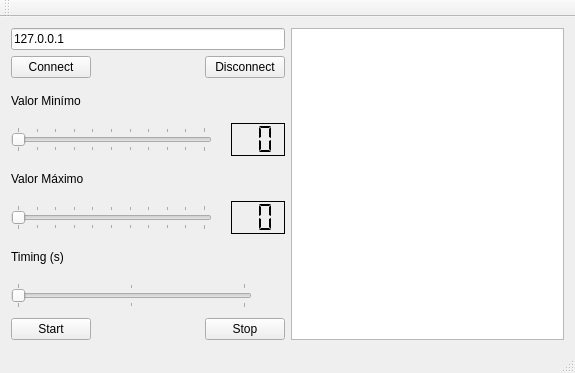
<?xml version="1.0" encoding="UTF-8"?>
<ui version="4.0">
 <class>MainWindow</class>
 <widget class="QMainWindow" name="MainWindow">
  <property name="geometry">
   <rect>
    <x>0</x>
    <y>0</y>
    <width>575</width>
    <height>373</height>
   </rect>
  </property>
  <property name="windowTitle">
   <string>MainWindow</string>
  </property>
  <widget class="QWidget" name="centralWidget">
   <layout class="QGridLayout" name="gridLayout">
    <item row="0" column="0">
     <widget class="QLineEdit" name="lineEditIp">
      <property name="text">
       <string>127.0.0.1</string>
      </property>
     </widget>
    </item>
    <item row="0" column="1" rowspan="9">
     <widget class="QTextBrowser" name="textBrowser"/>
    </item>
    <item row="1" column="0">
     <layout class="QHBoxLayout" name="horizontalLayout">
      <item>
       <widget class="QPushButton" name="pushButtonConnect">
        <property name="text">
         <string>Connect</string>
        </property>
       </widget>
      </item>
      <item>
       <spacer name="horizontalSpacer">
        <property name="orientation">
         <enum>Qt::Horizontal</enum>
        </property>
        <property name="sizeHint" stdset="0">
         <size>
          <width>18</width>
          <height>20</height>
         </size>
        </property>
       </spacer>
      </item>
      <item>
       <widget class="QPushButton" name="pushButtonDisconnect">
        <property name="text">
         <string>Disconnect</string>
        </property>
       </widget>
      </item>
     </layout>
    </item>
    <item row="2" column="0">
     <widget class="QLabel" name="label">
      <property name="text">
       <string>Valor Minímo</string>
      </property>
     </widget>
    </item>
    <item row="3" column="0">
     <layout class="QHBoxLayout" name="horizontalLayout_4" stretch="75,5,20">
      <item>
       <widget class="QSlider" name="horizontalSliderMin">
        <property name="maximum">
         <number>10</number>
        </property>
        <property name="orientation">
         <enum>Qt::Horizontal</enum>
        </property>
        <property name="tickPosition">
         <enum>QSlider::TicksBothSides</enum>
        </property>
       </widget>
      </item>
      <item>
       <spacer name="horizontalSpacer_2">
        <property name="orientation">
         <enum>Qt::Horizontal</enum>
        </property>
        <property name="sizeHint" stdset="0">
         <size>
          <width>13</width>
          <height>20</height>
         </size>
        </property>
       </spacer>
      </item>
      <item>
       <widget class="QLCDNumber" name="lcdNumberMin">
        <property name="frameShadow">
         <enum>QFrame::Plain</enum>
        </property>
        <property name="lineWidth">
         <number>1</number>
        </property>
        <property name="smallDecimalPoint">
         <bool>false</bool>
        </property>
        <property name="digitCount">
         <number>2</number>
        </property>
        <property name="segmentStyle">
         <enum>QLCDNumber::Flat</enum>
        </property>
       </widget>
      </item>
     </layout>
    </item>
    <item row="4" column="0">
     <widget class="QLabel" name="label_2">
      <property name="text">
       <string>Valor Máximo</string>
      </property>
     </widget>
    </item>
    <item row="5" column="0">
     <layout class="QHBoxLayout" name="horizontalLayout_3" stretch="75,5,20">
      <item>
       <widget class="QSlider" name="horizontalSliderMax">
        <property name="maximum">
         <number>10</number>
        </property>
        <property name="orientation">
         <enum>Qt::Horizontal</enum>
        </property>
        <property name="tickPosition">
         <enum>QSlider::TicksBothSides</enum>
        </property>
        <property name="tickInterval">
         <number>1</number>
        </property>
       </widget>
      </item>
      <item>
       <spacer name="horizontalSpacer_3">
        <property name="orientation">
         <enum>Qt::Horizontal</enum>
        </property>
        <property name="sizeHint" stdset="0">
         <size>
          <width>13</width>
          <height>20</height>
         </size>
        </property>
       </spacer>
      </item>
      <item>
       <widget class="QLCDNumber" name="lcdNumberMax">
        <property name="frameShadow">
         <enum>QFrame::Plain</enum>
        </property>
        <property name="digitCount">
         <number>2</number>
        </property>
        <property name="segmentStyle">
         <enum>QLCDNumber::Flat</enum>
        </property>
       </widget>
      </item>
     </layout>
    </item>
    <item row="6" column="0">
     <widget class="QLabel" name="label_3">
      <property name="text">
       <string>Timing (s)</string>
      </property>
     </widget>
    </item>
    <item row="7" column="0">
     <layout class="QHBoxLayout" name="horizontalLayout_5" stretch="90,10">
      <item>
       <widget class="QSlider" name="horizontalSliderTiming">
        <property name="minimum">
         <number>1</number>
        </property>
        <property name="maximum">
         <number>3</number>
        </property>
        <property name="orientation">
         <enum>Qt::Horizontal</enum>
        </property>
        <property name="tickPosition">
         <enum>QSlider::TicksBothSides</enum>
        </property>
        <property name="tickInterval">
         <number>1</number>
        </property>
       </widget>
      </item>
      <item>
       <widget class="QLabel" name="labelTiming">
        <property name="text">
         <string/>
        </property>
       </widget>
      </item>
     </layout>
    </item>
    <item row="8" column="0">
     <layout class="QHBoxLayout" name="horizontalLayout_2">
      <item>
       <widget class="QPushButton" name="pushButtonConnectStart">
        <property name="text">
         <string>Start</string>
        </property>
       </widget>
      </item>
      <item>
       <spacer name="horizontalSpacer_4">
        <property name="orientation">
         <enum>Qt::Horizontal</enum>
        </property>
        <property name="sizeHint" stdset="0">
         <size>
          <width>18</width>
          <height>20</height>
         </size>
        </property>
       </spacer>
      </item>
      <item>
       <widget class="QPushButton" name="pushButtonConnectStop">
        <property name="text">
         <string>Stop</string>
        </property>
       </widget>
      </item>
     </layout>
    </item>
   </layout>
  </widget>
  <widget class="QMenuBar" name="menuBar">
   <property name="geometry">
    <rect>
     <x>0</x>
     <y>0</y>
     <width>575</width>
     <height>21</height>
    </rect>
   </property>
  </widget>
  <widget class="QToolBar" name="mainToolBar">
   <attribute name="toolBarArea">
    <enum>TopToolBarArea</enum>
   </attribute>
   <attribute name="toolBarBreak">
    <bool>false</bool>
   </attribute>
  </widget>
  <widget class="QStatusBar" name="statusBar"/>
 </widget>
 <layoutdefault spacing="6" margin="11"/>
 <resources/>
 <connections>
  <connection>
   <sender>horizontalSliderMin</sender>
   <signal>valueChanged(int)</signal>
   <receiver>lcdNumberMin</receiver>
   <slot>display(int)</slot>
   <hints>
    <hint type="sourcelabel">
     <x>142</x>
     <y>165</y>
    </hint>
    <hint type="destinationlabel">
     <x>249</x>
     <y>165</y>
    </hint>
   </hints>
  </connection>
  <connection>
   <sender>horizontalSliderMax</sender>
   <signal>valueChanged(int)</signal>
   <receiver>lcdNumberMax</receiver>
   <slot>display(int)</slot>
   <hints>
    <hint type="sourcelabel">
     <x>142</x>
     <y>224</y>
    </hint>
    <hint type="destinationlabel">
     <x>242</x>
     <y>237</y>
    </hint>
   </hints>
  </connection>
  <connection>
   <sender>horizontalSliderTiming</sender>
   <signal>valueChanged(int)</signal>
   <receiver>labelTiming</receiver>
   <slot>setNum(int)</slot>
   <hints>
    <hint type="sourcelabel">
     <x>95</x>
     <y>308</y>
    </hint>
    <hint type="destinationlabel">
     <x>265</x>
     <y>308</y>
    </hint>
   </hints>
  </connection>
 </connections>
</ui>
